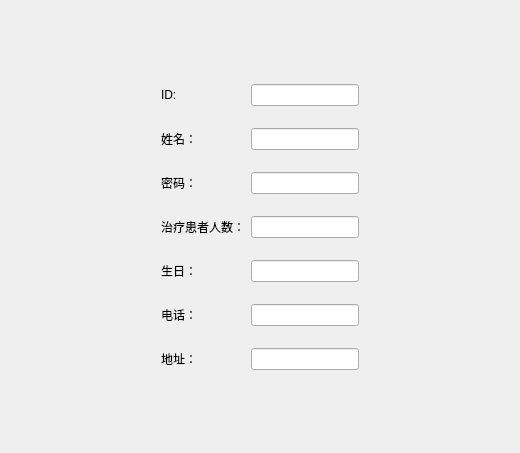
<?xml version="1.0" encoding="UTF-8"?>
<ui version="4.0">
 <class>DoctorInformationView</class>
 <widget class="QWidget" name="DoctorInformationView">
  <property name="geometry">
   <rect>
    <x>0</x>
    <y>0</y>
    <width>520</width>
    <height>453</height>
   </rect>
  </property>
  <property name="windowTitle">
   <string>Form</string>
  </property>
  <layout class="QGridLayout" name="gridLayout">
   <item row="0" column="1">
    <spacer name="verticalSpacer_7">
     <property name="orientation">
      <enum>Qt::Vertical</enum>
     </property>
     <property name="sizeHint" stdset="0">
      <size>
       <width>20</width>
       <height>68</height>
      </size>
     </property>
    </spacer>
   </item>
   <item row="1" column="0">
    <spacer name="horizontalSpacer">
     <property name="orientation">
      <enum>Qt::Horizontal</enum>
     </property>
     <property name="sizeHint" stdset="0">
      <size>
       <width>100</width>
       <height>20</height>
      </size>
     </property>
    </spacer>
   </item>
   <item row="1" column="1" rowspan="2">
    <layout class="QFormLayout" name="formLayout">
     <item row="0" column="0">
      <widget class="QLabel" name="label">
       <property name="text">
        <string>ID:</string>
       </property>
      </widget>
     </item>
     <item row="0" column="1">
      <widget class="QLineEdit" name="lineEdit"/>
     </item>
     <item row="2" column="0">
      <widget class="QLabel" name="label_2">
       <property name="text">
        <string>姓名：</string>
       </property>
      </widget>
     </item>
     <item row="2" column="1">
      <widget class="QLineEdit" name="lineEdit_2"/>
     </item>
     <item row="4" column="0">
      <widget class="QLabel" name="label_3">
       <property name="text">
        <string>密码：</string>
       </property>
      </widget>
     </item>
     <item row="4" column="1">
      <widget class="QLineEdit" name="lineEdit_3"/>
     </item>
     <item row="6" column="1">
      <widget class="QLineEdit" name="lineEdit_4"/>
     </item>
     <item row="8" column="0">
      <widget class="QLabel" name="label_5">
       <property name="text">
        <string>生日：</string>
       </property>
      </widget>
     </item>
     <item row="8" column="1">
      <widget class="QLineEdit" name="lineEdit_5"/>
     </item>
     <item row="10" column="0">
      <widget class="QLabel" name="label_6">
       <property name="text">
        <string>电话：</string>
       </property>
      </widget>
     </item>
     <item row="10" column="1">
      <widget class="QLineEdit" name="lineEdit_6"/>
     </item>
     <item row="12" column="0">
      <widget class="QLabel" name="label_7">
       <property name="text">
        <string>地址：</string>
       </property>
      </widget>
     </item>
     <item row="12" column="1">
      <widget class="QLineEdit" name="lineEdit_7"/>
     </item>
     <item row="6" column="0">
      <widget class="QLabel" name="label_4">
       <property name="text">
        <string>治疗患者人数：</string>
       </property>
      </widget>
     </item>
     <item row="1" column="1">
      <spacer name="verticalSpacer">
       <property name="orientation">
        <enum>Qt::Vertical</enum>
       </property>
       <property name="sizeHint" stdset="0">
        <size>
         <width>20</width>
         <height>10</height>
        </size>
       </property>
      </spacer>
     </item>
     <item row="3" column="1">
      <spacer name="verticalSpacer_2">
       <property name="orientation">
        <enum>Qt::Vertical</enum>
       </property>
       <property name="sizeHint" stdset="0">
        <size>
         <width>20</width>
         <height>10</height>
        </size>
       </property>
      </spacer>
     </item>
     <item row="5" column="1">
      <spacer name="verticalSpacer_3">
       <property name="orientation">
        <enum>Qt::Vertical</enum>
       </property>
       <property name="sizeHint" stdset="0">
        <size>
         <width>20</width>
         <height>10</height>
        </size>
       </property>
      </spacer>
     </item>
     <item row="7" column="1">
      <spacer name="verticalSpacer_4">
       <property name="orientation">
        <enum>Qt::Vertical</enum>
       </property>
       <property name="sizeHint" stdset="0">
        <size>
         <width>20</width>
         <height>10</height>
        </size>
       </property>
      </spacer>
     </item>
     <item row="9" column="1">
      <spacer name="verticalSpacer_5">
       <property name="orientation">
        <enum>Qt::Vertical</enum>
       </property>
       <property name="sizeHint" stdset="0">
        <size>
         <width>20</width>
         <height>10</height>
        </size>
       </property>
      </spacer>
     </item>
     <item row="11" column="1">
      <spacer name="verticalSpacer_6">
       <property name="orientation">
        <enum>Qt::Vertical</enum>
       </property>
       <property name="sizeHint" stdset="0">
        <size>
         <width>20</width>
         <height>10</height>
        </size>
       </property>
      </spacer>
     </item>
    </layout>
   </item>
   <item row="2" column="2">
    <spacer name="horizontalSpacer_2">
     <property name="orientation">
      <enum>Qt::Horizontal</enum>
     </property>
     <property name="sizeHint" stdset="0">
      <size>
       <width>100</width>
       <height>20</height>
      </size>
     </property>
    </spacer>
   </item>
   <item row="3" column="1">
    <spacer name="verticalSpacer_8">
     <property name="orientation">
      <enum>Qt::Vertical</enum>
     </property>
     <property name="sizeHint" stdset="0">
      <size>
       <width>20</width>
       <height>68</height>
      </size>
     </property>
    </spacer>
   </item>
  </layout>
 </widget>
 <resources/>
 <connections/>
</ui>
